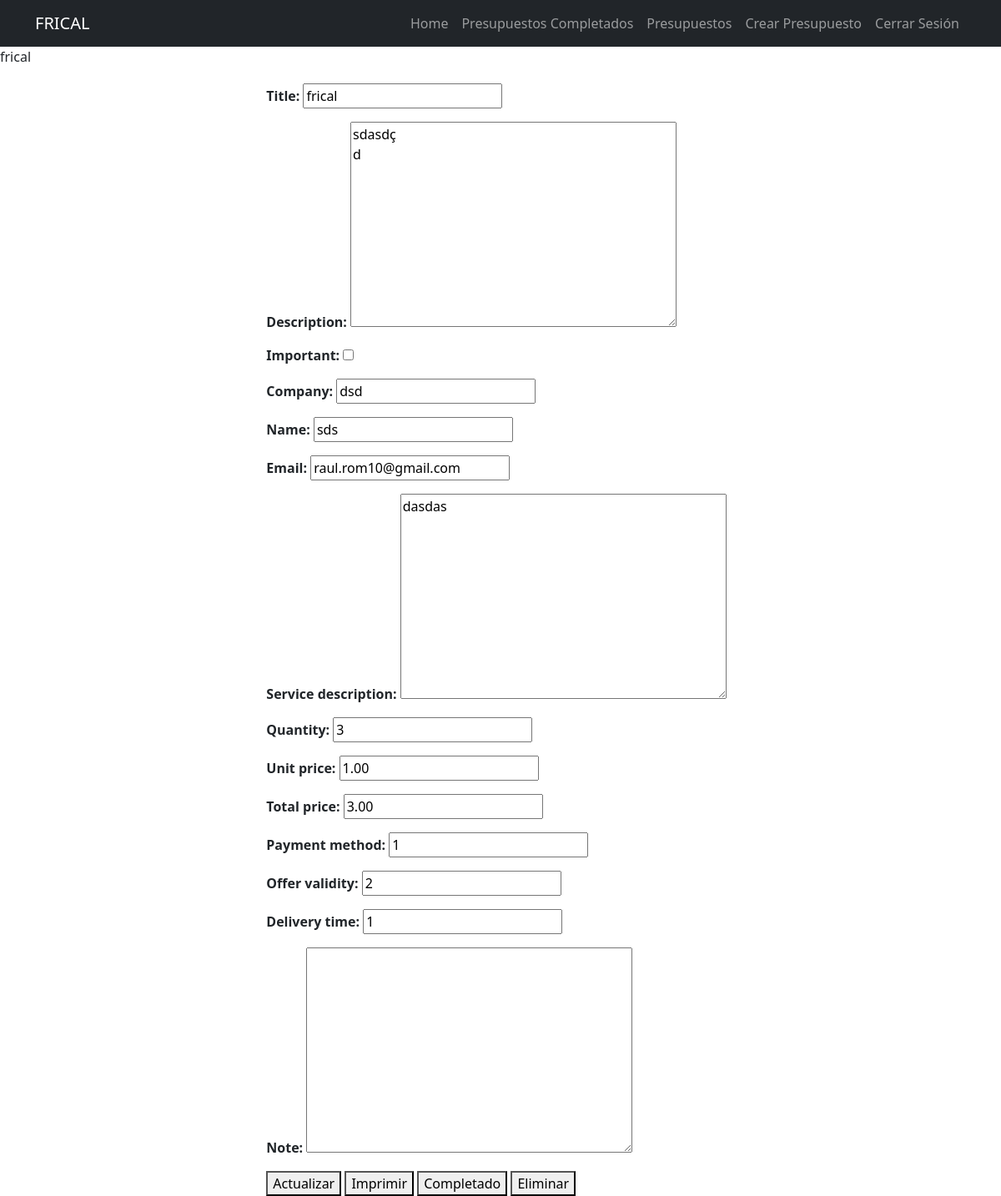
The page /tasks/1 (signed in) on the database its author committed.
### tasks/models.py (models this page shows, shortened)
class Budget(models.Model):
    title = models.CharField(max_length=200)
    description = models.TextField(max_length=1000)
    created = models.DateTimeField(auto_now_add=True)
    datecompleted = models.DateTimeField(null=True, blank=True)
    important = models.BooleanField(default=False)
    user = models.ForeignKey(User, on_delete=models.CASCADE)
    company = models.CharField(max_length=200)
    name = models.CharField(max_length=200)
    email = models.EmailField()
    service_description = models.TextField(max_length=1000)
    quantity = models.PositiveIntegerField()
    unit_price = models.DecimalField(max_digits=10, decimal_places=2)
    payment_method = models.CharField(max_length=200)
    offer_validity = models.CharField(max_length=200)
    delivery_time = models.CharField(max_length=200)
    note = models.TextField(blank=True)
    total_price = models.DecimalField(max_digits=10, decimal_places=2)

### tasks/views.py (the view, shortened to what this page needs)
# urls.py: path('tasks/<int:task_id>', views.task_detail, name='task_detail'),
@login_required
def task_detail(request, task_id):
    if request.method == 'GET':
        task = get_object_or_404(Budget, pk=task_id, user=request.user)
        form = BudgetForm(instance=task)
        return render(request, 'task_detail.html', {'task': task, 'form': form})

### tasks/forms.py
class BudgetForm(ModelForm):
    class Meta:
        model = Budget
        fields = ['title', 'description', 'important', 'company', 'name', 'email', 'service_description', 'quantity', 'unit_price', 'total_price', 'payment_method', 'offer_validity', 'delivery_time', 'note']

### tasks/templates/task_detail.html (shortened to what this page needs)
{% extends 'base.html' %}
{% block content %}
{{ task.title }}
<div class="buttons">
  <form method="POST">
    {{ form.as_p }}
    <button>Actualizar</button>
    <button type="button" id="print_button">Imprimir</button>
    <button type="submit" formaction="{% url 'complete_task' task.id %}">Completado</button>
    <button type="submit" formaction="{% url 'delete_task' task.id %}">Eliminar</button>
  </form>
</div>
{% endblock %}

### tasks/templates/task_detail.html (style rules this page uses)
.buttons { display: flex; justify-content: center; margin-top: 20px; }
.buttons form:not(:last-child) { margin-right: 10px; }
form p { font-weight: bold; }

### rows shown on the page
Budget: title "frical", description "sdasdç d", company "dsd", name "sds", email "raul.rom10@gmail.com", service_description "dasdas", quantity "3", unit_price "1.00", total_price "3.00", payment_method "1", offer_validity "2", delivery_time "1"
